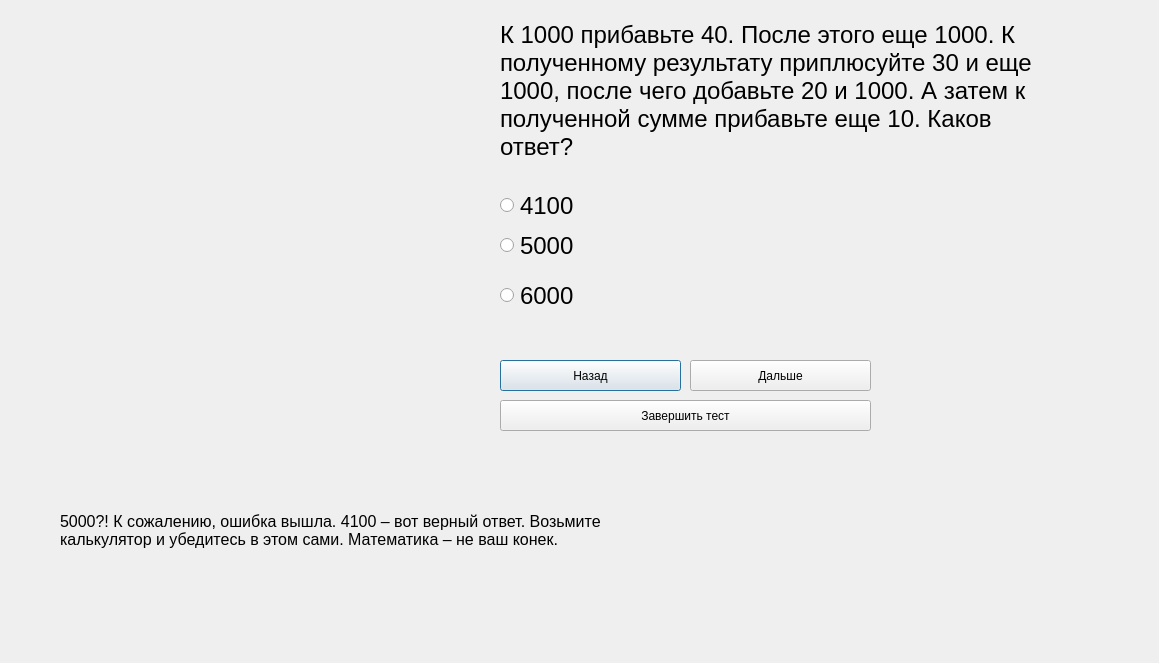
<?xml version="1.0" encoding="UTF-8"?>
<ui version="4.0">
 <class>TestForm20</class>
 <widget class="QDialog" name="TestForm20">
  <property name="geometry">
   <rect>
    <x>0</x>
    <y>0</y>
    <width>1159</width>
    <height>663</height>
   </rect>
  </property>
  <property name="windowTitle">
   <string>Dialog</string>
  </property>
  <widget class="QPushButton" name="back_pushButton">
   <property name="geometry">
    <rect>
     <x>500</x>
     <y>360</y>
     <width>181</width>
     <height>31</height>
    </rect>
   </property>
   <property name="text">
    <string>Назад</string>
   </property>
  </widget>
  <widget class="QRadioButton" name="radioButton">
   <property name="geometry">
    <rect>
     <x>500</x>
     <y>190</y>
     <width>131</width>
     <height>31</height>
    </rect>
   </property>
   <property name="font">
    <font>
     <pointsize>18</pointsize>
    </font>
   </property>
   <property name="acceptDrops">
    <bool>false</bool>
   </property>
   <property name="toolTip">
    <string/>
   </property>
   <property name="text">
    <string>4100</string>
   </property>
  </widget>
  <widget class="QRadioButton" name="radioButton_2">
   <property name="geometry">
    <rect>
     <x>500</x>
     <y>230</y>
     <width>151</width>
     <height>31</height>
    </rect>
   </property>
   <property name="font">
    <font>
     <pointsize>18</pointsize>
    </font>
   </property>
   <property name="layoutDirection">
    <enum>Qt::LeftToRight</enum>
   </property>
   <property name="text">
    <string>5000</string>
   </property>
  </widget>
  <widget class="QPushButton" name="finish_pushButton">
   <property name="geometry">
    <rect>
     <x>500</x>
     <y>400</y>
     <width>371</width>
     <height>31</height>
    </rect>
   </property>
   <property name="text">
    <string>Завершить тест</string>
   </property>
  </widget>
  <widget class="QLabel" name="question">
   <property name="geometry">
    <rect>
     <x>500</x>
     <y>0</y>
     <width>551</width>
     <height>181</height>
    </rect>
   </property>
   <property name="sizePolicy">
    <sizepolicy hsizetype="Preferred" vsizetype="Preferred">
     <horstretch>0</horstretch>
     <verstretch>0</verstretch>
    </sizepolicy>
   </property>
   <property name="font">
    <font>
     <pointsize>18</pointsize>
    </font>
   </property>
   <property name="mouseTracking">
    <bool>true</bool>
   </property>
   <property name="tabletTracking">
    <bool>false</bool>
   </property>
   <property name="focusPolicy">
    <enum>Qt::NoFocus</enum>
   </property>
   <property name="contextMenuPolicy">
    <enum>Qt::PreventContextMenu</enum>
   </property>
   <property name="autoFillBackground">
    <bool>false</bool>
   </property>
   <property name="midLineWidth">
    <number>-2</number>
   </property>
   <property name="text">
    <string>К 1000 прибавьте 40. После этого еще 1000. К полученному результату приплюсуйте 30 и еще 1000, после чего добавьте 20 и 1000. А затем к полученной сумме прибавьте еще 10. Каков ответ?</string>
   </property>
   <property name="textFormat">
    <enum>Qt::AutoText</enum>
   </property>
   <property name="scaledContents">
    <bool>false</bool>
   </property>
   <property name="wordWrap">
    <bool>true</bool>
   </property>
   <property name="openExternalLinks">
    <bool>false</bool>
   </property>
  </widget>
  <widget class="QPushButton" name="next_pushButton">
   <property name="geometry">
    <rect>
     <x>690</x>
     <y>360</y>
     <width>181</width>
     <height>31</height>
    </rect>
   </property>
   <property name="text">
    <string>Дальше</string>
   </property>
  </widget>
  <widget class="QLabel" name="image">
   <property name="geometry">
    <rect>
     <x>50</x>
     <y>10</y>
     <width>411</width>
     <height>331</height>
    </rect>
   </property>
   <property name="text">
    <string/>
   </property>
  </widget>
  <widget class="QLabel" name="question_2">
   <property name="geometry">
    <rect>
     <x>60</x>
     <y>440</y>
     <width>551</width>
     <height>181</height>
    </rect>
   </property>
   <property name="sizePolicy">
    <sizepolicy hsizetype="Preferred" vsizetype="Preferred">
     <horstretch>0</horstretch>
     <verstretch>0</verstretch>
    </sizepolicy>
   </property>
   <property name="font">
    <font>
     <pointsize>12</pointsize>
    </font>
   </property>
   <property name="mouseTracking">
    <bool>true</bool>
   </property>
   <property name="tabletTracking">
    <bool>false</bool>
   </property>
   <property name="focusPolicy">
    <enum>Qt::NoFocus</enum>
   </property>
   <property name="contextMenuPolicy">
    <enum>Qt::PreventContextMenu</enum>
   </property>
   <property name="autoFillBackground">
    <bool>false</bool>
   </property>
   <property name="midLineWidth">
    <number>-2</number>
   </property>
   <property name="text">
    <string>5000?! К сожалению, ошибка вышла. 4100 – вот верный ответ. Возьмите калькулятор и убедитесь в этом сами. Математика – не ваш конек.</string>
   </property>
   <property name="textFormat">
    <enum>Qt::AutoText</enum>
   </property>
   <property name="scaledContents">
    <bool>false</bool>
   </property>
   <property name="wordWrap">
    <bool>true</bool>
   </property>
   <property name="openExternalLinks">
    <bool>false</bool>
   </property>
  </widget>
  <widget class="QRadioButton" name="radioButton_3">
   <property name="geometry">
    <rect>
     <x>500</x>
     <y>280</y>
     <width>131</width>
     <height>31</height>
    </rect>
   </property>
   <property name="font">
    <font>
     <pointsize>18</pointsize>
    </font>
   </property>
   <property name="acceptDrops">
    <bool>false</bool>
   </property>
   <property name="toolTip">
    <string/>
   </property>
   <property name="text">
    <string>6000</string>
   </property>
  </widget>
 </widget>
 <resources/>
 <connections/>
</ui>
